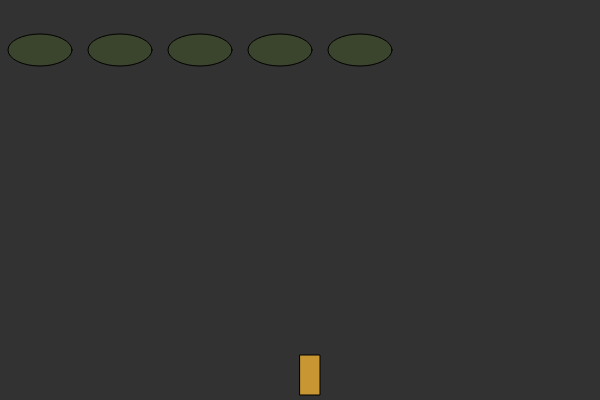
Frame 1 (no input)
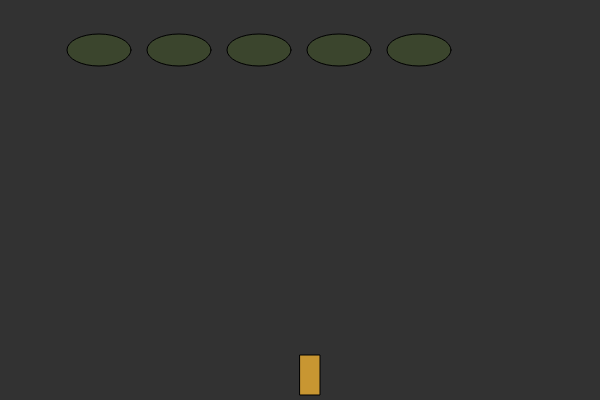
Frame 60 (no input)
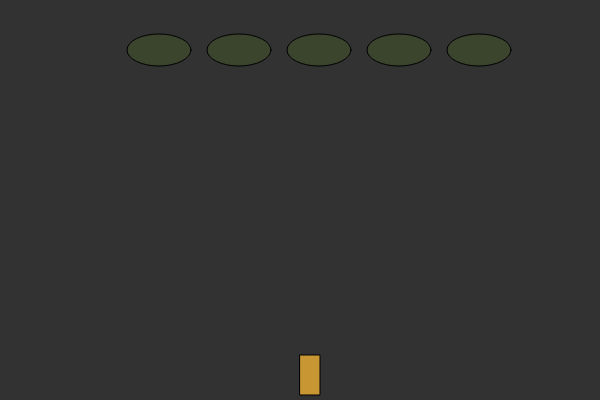
Frame 120 (the mouse pressed at the canvas centre since frame 60)

The p5.js sketch that drew these frames (run headless with seeded random() and noise() and a simulated clock; from frame 60 on, the mouse is pressed at the canvas centre):

// p5.js sketch
// ── sketch.js
let width = 600;
let height = 400;
var ship;
var bullets = [];
var invadors = [];
var num_inv = 5;

function setup(){
createCanvas(width, height);
ship = new Ship();
for (var i = 0; i < num_inv; i++){
    invadors.push(new Invador(i * 80 + 40, 50));
}
}

function draw(){
background(50);
invadors.forEach(inv =>{
    inv.show();
    inv.update();
});

invadors.forEach(inv =>{
    if(inv.collision()){
        invadors.forEach(inv =>{
            inv.changeDir();
        });
    }
});

ship.show();
ship.update();
bullets.forEach(b => {
   b.show();
   b.update();
});
}

function keyPressed(){
     if (keyCode === RIGHT_ARROW){
         ship.dir(1);
     }
     if (keyCode === LEFT_ARROW){
         ship.dir(-1);
     }
     if (keyCode == 32){
         bullets.push(new Bullet(ship.x + 10, height + 5));
         console.log(bullets.length);
     }
 }

function keyReleased(){
    if (keyCode !== 32){
        ship.dir(0);
    }
 }
// ── bulet.js
class Bullet{
    constructor(_x, _y){
        this.x = _x;
        this.y = _y;
        this.r = 8;
        this.speed = 15;
        this.toDelete = false;
    }
    show(){
        stroke(0);
        fill(150, 200, 0);
        ellipse(this.x, this.y, this.r, this.r);
    }
    update(){
        this.y -= this.speed;
    }
    remove(){
        if(this.y < 0){
            this.toDelete = true;
        }
    }
}
// ── invador.js
class Invador{
    constructor(_x, _y){
        this.x = _x;
        this.y = _y;
        this.r = 64;
        this.speed = 1;
        this.direction = 1;
    }
    show(){
        stroke(0);
        fill(100, 150, 30, 50);
        ellipse(this.x, this.y, this.r, this.r / 2);
    }
    update(){
        this.x += this.speed * this.direction;
    }
    changeDir(){
        this.direction = this.direction * -1;
        this.y += this.speed * 10;
        // this.x = this.speed * this.direction;
    }
    collision(){
        if(this.x - 40 < 0 || this.x + 40 > width){
           return true;
        }
        else return false;
    }
}
// ── ship.js
class Ship{
    constructor(){
    this.x = width / 2;
    this.direction = 0;
    this.speed = 5;
    
    }
    show(){
        stroke(0)
        fill(200, 150, 50);
        rect(this.x, height - 45, 20, 40);
    }
    update(){
        this.x += this.direction * this.speed;
    }
    dir(_d){
        this.direction = _d;
    }
}
